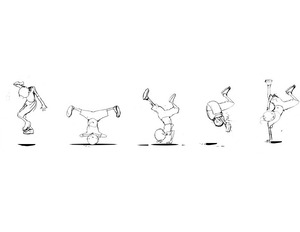
#> input picture Images Mixed/source.jpg, 300 x 232 px
$ jupyter execute --allow-errors poisson_image_editing.ipynb   (shell and % lines are left out)
#> lines starting #> are read from the running program, lines starting #| are printed output that depends on the picture
### select_region.py
import cv2

class RegionSelector:
    def __init__(self):
        self.points = []

    # [5 lines left out: function draw_brush, not called in this run]

    def select_region(self, image_path):
        img = cv2.imread(image_path)
        cv2.namedWindow("Select Region - Enter to Save")
        cv2.setMouseCallback("Select Region - Enter to Save", self.draw_brush)

        while True:
            temp_img = img.copy()
            for i in range(len(self.points)):
                cv2.circle(temp_img, self.points[i], 3, (0, 0, 255), -1, cv2.LINE_AA)
                if i > 0:
                    cv2.line(temp_img, self.points[i - 1], self.points[i], (0, 255, 0), 3, cv2.LINE_AA)

            cv2.imshow("Select Region - Enter to Save", temp_img)
            k = cv2.waitKey(1) & 0xFF

            # Press 'Enter' to finish selecting region
            if k == 13:
                break

        cv2.destroyAllWindows()
        return self.points

### mask_mover.py
import cv2
import numpy as np
import json

def move_mask(target_image_path, mask_points, res_path):
    # Load the target image
    target_image = cv2.imread(target_image_path)

    # Convert mask_points to a numpy array
    mask_points = np.array(mask_points, dtype=np.int32)

    # Initialize mask position (offsets)
    dx, dy = 0, 0

    while True:
        # Create a copy of the target image to work with
        display_image = target_image.copy()

        # Create a mask using the polygon
        mask = np.ones_like(target_image)
        cv2.fillPoly(mask, [mask_points + [dx, dy]], (255, 255, 255))

        # Invert the mask (so the polygon area is visible, the rest is black)
        inverted_mask = cv2.bitwise_not(mask)

        # Apply the inverted mask to the target image
        result_image = cv2.bitwise_and(display_image, inverted_mask)

        # Show the result in a window
        cv2.imshow("W,A,S,D  - Move Mask, Q - Save Mask", result_image)

        # Capture key press events
        key = cv2.waitKey(1) & 0xFF

        # Handle key press events
        if key == ord("q"):  # Press 'q' to exit
            break
        elif key == ord("w"):  # Press 'w' to move the mask up
            dy -= 10
        elif key == ord("s"):  # Press 's' to move the mask down
            dy += 10
        elif key == ord("a"):  # Press 'a' to move the mask left
            dx -= 10
        elif key == ord("d"):  # Press 'd' to move the mask right
            dx += 10

    # Save the result image
    cv2.imwrite(res_path, result_image)

    # Release OpenCV windows and cleanup
    cv2.destroyAllWindows()

    return (dx, dy)

### poisson_image_editing.ipynb
[cell 1]
import cv2
import numpy as np
import matplotlib.pyplot as plt
import os

[cell 2]
# Setting the paths for the source and target image
img_folder_path = os.path.join(os.getcwd(),"Images Mixed")
src_img_path = os.path.join(img_folder_path, "source.jpg")
target_img_path = os.path.join(img_folder_path, "target.png")

# Storing the images as numpy arrays
src_img = cv2.imread(src_img_path, cv2.IMREAD_GRAYSCALE)
#> src_img is the input picture: shape (232, 300); min 0, max 255, mean 251.8
target_img = cv2.imread(target_img_path, cv2.IMREAD_GRAYSCALE)
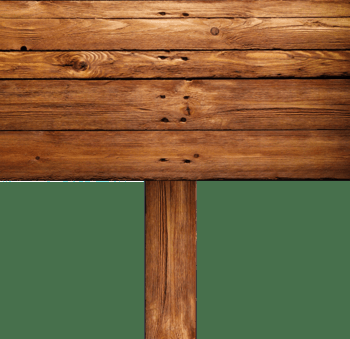
#> input picture Images Mixed/target.png, 350 x 339 px
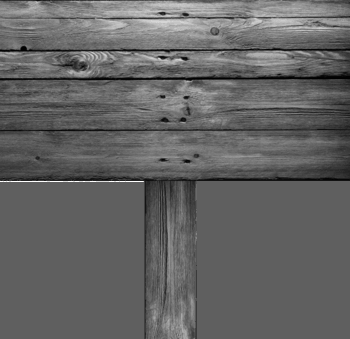
#> target_img: shape (339, 350); min 2, max 254, mean 99.9

# Create a figure and a set of subplots
fig, axes = plt.subplots(1, 2, figsize=(10, 5))

# Plot the source image
axes[0].imshow(src_img, cmap='grey')
axes[0].set_title('Source Image')
axes[0].axis('off')  # Turn off axis numbers and ticks

# Plot the destination image
axes[1].imshow(target_img, cmap='grey')
axes[1].set_title('Destination Image')
axes[1].axis('off')

plt.show()
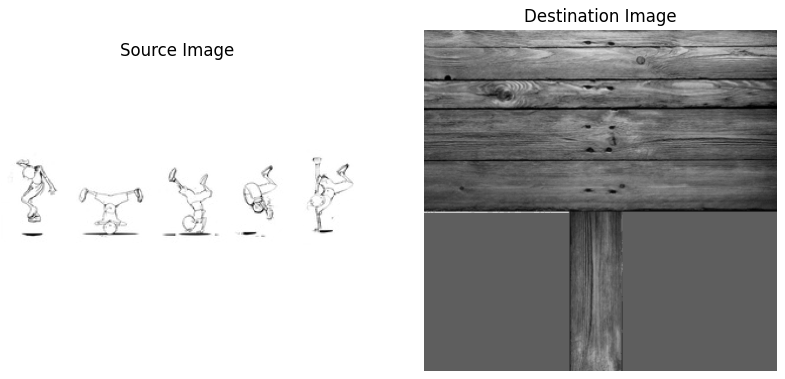
#> figure drawn by matplotlib, 2 panels

[cell 3]
#!python select_region.py "{src_img_path}"

from select_region import RegionSelector
region_select = RegionSelector()
polygon_points = region_select.select_region(src_img_path)
#> (key q is pressed here)
# # Read the saved region coordinates
# with open('selected_polygon.json', 'r') as file:
#     polygon_points = json.load(file)

polygon_points = np.array(polygon_points, dtype=np.int32)

# Create a mask with the same dimensions as the source image
mask = np.zeros_like(src_img)
#> (the rest of this cell did not finish here and is left out)

[cell 4]
import mask_mover

result_path = os.path.join(img_folder_path,"target_without_region.jpg")

#> (the rest of this cell did not finish here and is left out)

#> in move_mask, target_image is the input picture: shape (339, 350, 3); mean B, G, R 60.1, 98.8, 119.2
target_without_region = cv2.imread(result_path, cv2.IMREAD_GRAYSCALE)
# [20 lines left out: functions translate_mask, pad_array_to_match, not called in this run]

src_mask = pad_array_to_match(target_img, src_img)
src_mask = translate_mask(src_mask, offset)
new_mask = pad_array_to_match(target_img, mask)
new_mask = translate_mask(new_mask, offset)
plt.imshow(new_mask, cmap="grey")
plt.show()

#> (a cell that did not finish here is left out)

[cell 6]
import numpy as np
from scipy.sparse import linalg as linalg
from scipy.sparse import lil_matrix as lil_matrix

# Helper enum
OMEGA = 0
DEL_OMEGA = 1
OUTSIDE = 2

# Determine if a given index is inside omega, on the boundary (del omega),
# or outside the omega region
# [6 lines left out: function point_location, not called in this run]

# Determine if a given index is either outside or inside omega
def in_omega(index, mask):
    return mask[index] == 1

# Deterimine if a given index is on del omega (boundary)
# [17 lines left out: functions edge, lapl_at_index, not called in this run]

# Find the indicies of omega, or where the mask is 1
def mask_indicies(mask):
    nonzero = np.nonzero(mask)
    return list(zip(nonzero[0], nonzero[1]))

# Get indicies above, below, to the left and right
def get_surrounding(index):
    i,j = index
    return [(i+1,j),(i-1,j),(i,j+1),(i,j-1)]

# Create the A sparse matrix
# [62 lines left out: functions poisson_sparse_matrix, mixed_seamless, process, not called in this run]

#> (a cell that did not finish here is left out)

[cell 8]
# Storing the images as numpy arrays
src_img = cv2.imread(src_img_path, cv2.IMREAD_COLOR)
target_img = cv2.imread(target_img_path, cv2.IMREAD_COLOR)

# Convert to RGB
src_img_rgb = cv2.cvtColor(src_img, cv2.COLOR_BGR2RGB)
target_img_rgb = cv2.cvtColor(target_img, cv2.COLOR_BGR2RGB)


# Create a figure and a set of subplots
fig, axes = plt.subplots(1, 2, figsize=(10, 5))

# Plot the source image
axes[0].imshow(src_img_rgb)
axes[0].set_title('Source Image')
axes[0].axis('off')  # Turn off axis numbers and ticks

# Plot the destination image
axes[1].imshow(target_img_rgb)
axes[1].set_title('Destination Image')
axes[1].axis('off')

plt.show()
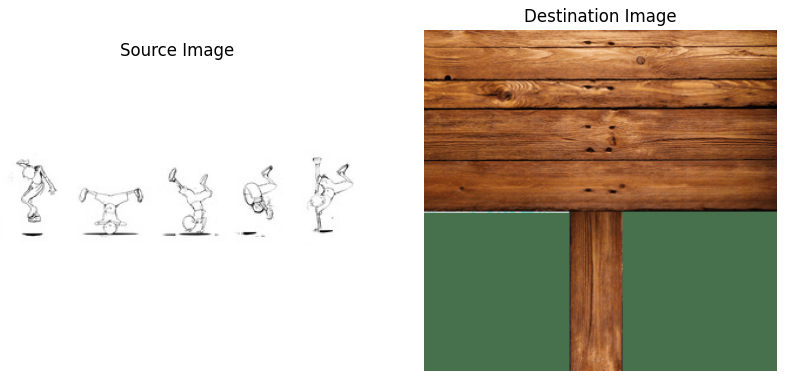
#> figure drawn by matplotlib, 2 panels

[cell 9]
# 3 Color channels for the source image
src_img_r, src_img_g, src_img_b = cv2.split(src_img_rgb)

# 3 Color channels for the target image
target_img_r, target_img_g, target_img_b = cv2.split(target_img_rgb)
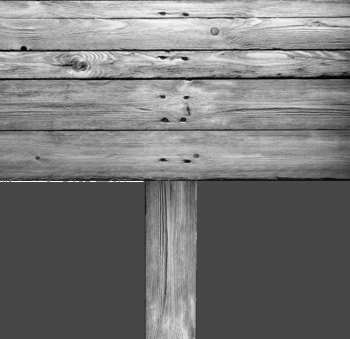
#> target_img_r: shape (339, 350); min 4, max 252, mean 119.2
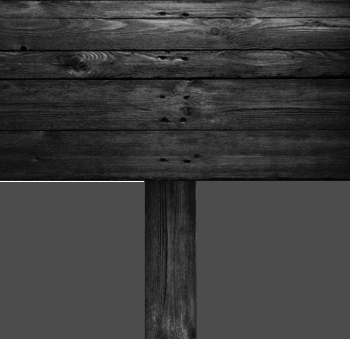
#> target_img_b: shape (339, 350); min 2, max 255, mean 60.1
